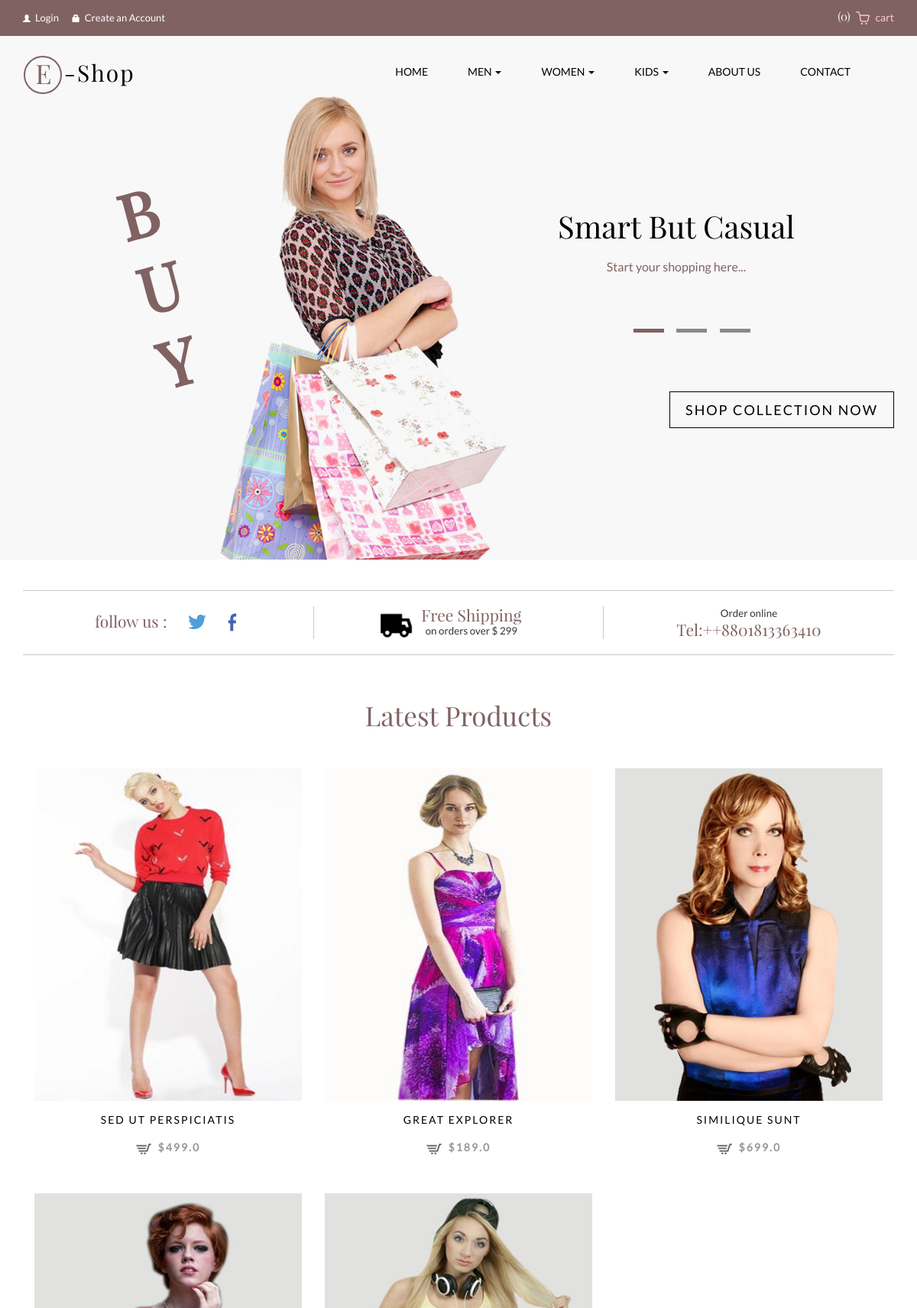
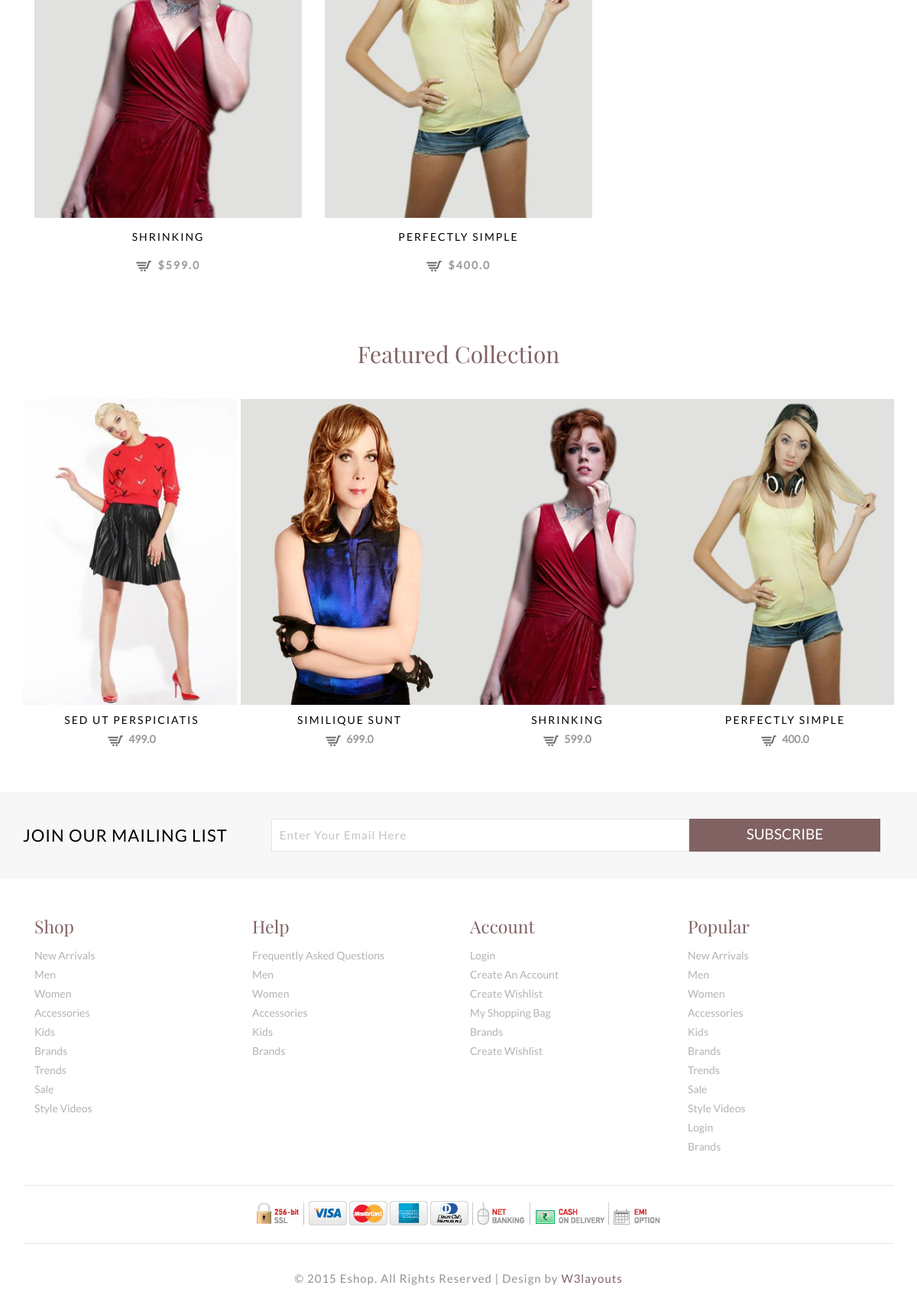
The page / on the database its author committed (2 pictures, top to bottom).
### eshop/models.py (models this page shows, shortened)
class Item(models.Model):
    title = models.CharField(max_length=200)
    slug = models.SlugField(max_length=200, unique=True)
    image = models.ImageField(upload_to='picture/')
    price = models.FloatField(blank=True, null=True , default='200')
    discount_price = models.FloatField(blank=True, null=True)
    description = models.TextField()
    fabric_origin = models.CharField(max_length=100)
    made_in = models.CharField(max_length=50)
    color = models.CharField(max_length=50)
    size = models.CharField(max_length=100, choices=SIZE_CHOICE)
    pub_date = models.DateTimeField(auto_now_add=True)
    update_date = models.DateTimeField(auto_now=True)
    class Meta:
        verbose_name = 'Item'
        verbose_name_plural = 'Items'
    def get_add_to_cart_url(self):
        return reverse("add-to-cart", kwargs={"slug": self.slug})

### eshop/views.py (the view)
# urls.py: path('', views.home, name='home'),
def home(request):
    all_prods = Item.objects.all()
    all_featured_Item = Item.objects.filter(price__gte='200')
    context = {
        'all_prods': all_prods,
        'all_featured_Item': all_featured_Item,
    }
    return render(request, 'eshop/index.html',context);

### eshop/templatetags/cart_template_tags.py (called while the page is built)
@register.filter
def cart_item_count(user):
    if user.is_authenticated:
        qs = Order.objects.filter(user=user, ordered=False)
        if qs.exists():
            return qs[0].items.count()
    return 0

### eshop/templates/eshop/index.html (shortened to what this page needs)
{% extends 'base.html' %}
{% load static %}
{% block content %}
<div class="banner">
	<div class="container">
		<div class="banner-bottom">
			<div class="banner-bottom-left">
				<h2>B<br>U<br>Y</h2>
			</div>
			<div class="banner-bottom-right">
				<div class="callbacks_container">
					<ul class="rslides" id="slider4">
						<li>
							<div class="banner-info">
								<h3>Smart But Casual</h3>
								<p>Start your shopping here...</p>
							</div>
						</li>
					</ul>
				</div>
			</div>
			<div class="clearfix"> </div>
		</div>
		<div class="shop">
			<a href="single.html">SHOP COLLECTION NOW</a>
		</div>
	</div>
</div>
<div class="container">
	<div class="main-content">
		<div class="online-strip">
			<div class="col-md-4 follow-us">
				<h3>follow us : <a class="twitter" href="#"></a><a class="facebook" href="#"></a></h3>
			</div>
			<div class="col-md-4 shipping-grid">
				<div class="shipping">
					<img src="{% static 'images/shipping.png' %}" alt="" />
				</div>
				<div class="shipping-text">
					<h3>Free Shipping</h3>
					<p>on orders over $ 299</p>
				</div>
				<div class="clearfix"></div>
			</div>
			<div class="col-md-4 online-order">
				<p>Order online</p>
				<h3>Tel:++8801813363410</h3>
			</div>
			<div class="clearfix"></div>
		</div>
		<div class="products-grid">
			<header>
				<h3 class="head text-center">Latest Products</h3>
			</header>
			{% for product_list in all_prods %}
			<div class="col-md-4 product simpleCart_shelfItem text-center">
				<a href="#"><img src="{% if product_list.image %}
				{{ product_list.image.url }}
				{% else %}
				{% static 'images/p1.jpg' %}
				{% endif %}" alt="" style="height: 435px;" /></a>
				<a class="product_name" href="single.html">{{product_list.title}}</a>
				<p><a class="item_add" href="{{ product_list.get_add_to_cart_url }}"><i></i> <span class="item_price">${{product_list.price}}</span></a></p>
			</div>
			{% endfor %}
			<div class="clearfix"></div>
		</div>
	</div>
</div>
<div class="other-products">
	<div class="container">
		<h3 class="like text-center">Featured Collection</h3>
		<ul id="flexiselDemo3">
			{% for product in all_featured_Item %}
			<li><a href="single.html"><img src="{% if product.image %}
				{{ product.image.url }}
			{% else %}
			{% static 'images/l1.jpg' %}
			{% endif %}" class="img-responsive" alt="" style="height: 400px;"/></a>
				<div class="product liked-product simpleCart_shelfItem">
					<a class="like_name" href="single.html">{{product.title}}</a>
					<p><a class="item_add" href="#"><i></i> <span class=" item_price">{{product.price}}</span></a></p>
				</div>
			</li>
			{% endfor %}
		</ul>
	</div>
</div>
{% endblock content %}

### templates/base.html (shortened to what this page needs)
<!DOCTYPE html>
<html>
{% load static %}
{% load cart_template_tags %}
<head>
	<link href="{% static 'css/bootstrap.css' %}" rel='stylesheet' type='text/css' />
	<link rel="stylesheet" href="https://use.fontawesome.com/releases/v5.7.1/css/all.css">
	<link href="{% static 'css/customstyle.css' %}" rel="stylesheet" type="text/css" media="all" />
	<link href="{% static 'css/component.css' %}" rel='stylesheet' type='text/css' />
	<link rel="stylesheet" href="{% static 'css/flexslider.css' %}" type="text/css" media="screen" />
</head>
<body>
	<div class="header">
		<div class="header-top-strip">
			<div class="container">
				<div class="header-top-left">
					<ul>
						<li><a href="{% url 'login' %}"><span class="glyphicon glyphicon-user"> </span>Login</a></li>
						<li><a href="{% url 'register' %}"><span class="glyphicon glyphicon-lock"> </span>Create an
								Account</a>
						</li>
					</ul>
				</div>
				<div class="header-right">
					<div class="cart box_1">
						<a href="{% url 'order-summary' %}">
							<h3>(<span >{{ request.user|cart_item_count }}</span>)
						<img src="{% static 'images/bag.png' %}"></h3>
						<p><a href="" class="simpleCart_empty">cart</a></p>
					</a>
					</div>
				</div>
				<div class="clearfix"> </div>
			</div>
		</div>
	</div>
	<div class="banner-top">
		<div class="container">
			<nav class="navbar navbar-default" role="navigation">
				<div class="navbar-header">
					<div class="logo">
						<h1><a href="{% url 'home' %}"><span>E</span> -Shop</a></h1>
					</div>
				</div>
				<div class="collapse navbar-collapse" id="bs-example-navbar-collapse-1">
					<ul class="nav navbar-nav">
						<li><a href="{% url 'home' %}">Home</a></li>
						<li class="dropdown">
							<a href="#" class="dropdown-toggle" data-toggle="dropdown">Men <b class="caret"></b></a>
						</li>
						<li class="dropdown">
							<a href="#" class="dropdown-toggle" data-toggle="dropdown">women <b class="caret"></b></a>
						</li>
						<li class="dropdown">
							<a href="#" class="dropdown-toggle" data-toggle="dropdown">kids <b class="caret"></b></a>
						</li>
						<li><a href="{% url 'about' %}">About Us</a></li>
						<li><a href="{% url 'contact' %}">CONTACT</a></li>
					</ul>
				</div>
			</nav>
		</div>
	</div>
	{% block content %}
	{% endblock content %}
	<div class="news-letter">
		<div class="container">
			<div class="join">
				<h6>JOIN OUR MAILING LIST</h6>
				<div class="sub-left-right">
					<form>
						<input type="text" value="Enter Your Email Here" onfocus="this.value = '';"
							onblur="if (this.value == '') {this.value = 'Enter Your Email Here';}" />
						<input type="submit" value="SUBSCRIBE" />
					</form>
				</div>
			</div>
		</div>
	</div>
	<div class="footer">
		<div class="container">
			<div class="footer_top">
				<div class="span_of_4">
					<div class="col-md-3 span1_of_4">
						<h4>Shop</h4>
						<ul class="f_nav">
							<li><a href="#">new arrivals</a></li>
							<li><a href="#">men</a></li>
							<li><a href="#">women</a></li>
							<li><a href="#">accessories</a></li>
							<li><a href="#">kids</a></li>
							<li><a href="#">brands</a></li>
							<li><a href="#">trends</a></li>
							<li><a href="#">sale</a></li>
							<li><a href="#">style videos</a></li>
						</ul>
					</div>
					<div class="col-md-3 span1_of_4">
						<h4>help</h4>
						<ul class="f_nav">
							<li><a href="#">frequently asked questions</a></li>
							<li><a href="#">men</a></li>
							<li><a href="#">women</a></li>
							<li><a href="#">accessories</a></li>
							<li><a href="#">kids</a></li>
							<li><a href="#">brands</a></li>
						</ul>
					</div>
					<div class="col-md-3 span1_of_4">
						<h4>account</h4>
						<ul class="f_nav">
							<li><a href="account.html">login</a></li>
							<li><a href="{% url 'register' %}">create an account</a></li>
							<li><a href="#">create wishlist</a></li>
							<li><a href="checkout.html">my shopping bag</a></li>
							<li><a href="#">brands</a></li>
							<li><a href="#">create wishlist</a></li>
						</ul>
					</div>
					<div class="col-md-3 span1_of_4">
						<h4>popular</h4>
						<ul class="f_nav">
							<li><a href="#">new arrivals</a></li>
							<li><a href="#">men</a></li>
							<li><a href="#">women</a></li>
							<li><a href="#">accessories</a></li>
							<li><a href="#">kids</a></li>
							<li><a href="#">brands</a></li>
							<li><a href="#">trends</a></li>
							<li><a href="#">sale</a></li>
							<li><a href="#">style videos</a></li>
							<li><a href="#">login</a></li>
							<li><a href="#">brands</a></li>
						</ul>
					</div>
					<div class="clearfix"></div>
				</div>
			</div>
			<div class="cards text-center">
				<img src="{% static 'images/cards.jpg' %}" alt="" />
			</div>
			<div class="copyright text-center">
				<p>© 2015 Eshop. All Rights Reserved | Design by <a href="http://w3layouts.com"> W3layouts</a></p>
			</div>
		</div>
	</div>
</body>
</html>

### rows shown on the page
Item: image (picture), title "SED UT PERSPICIATIS", price "499.0"
Item: image (picture), title "GREAT EXPLORER", price "189.0"
Item: image (picture), title "SIMILIQUE SUNT", price "699.0"
Item: image (picture), title "SHRINKING", price "599.0"
Item: image (picture), title "PERFECTLY SIMPLE", price "400.0"

### other values the page prints
{{ request.user|cart_item_count }} "0"
